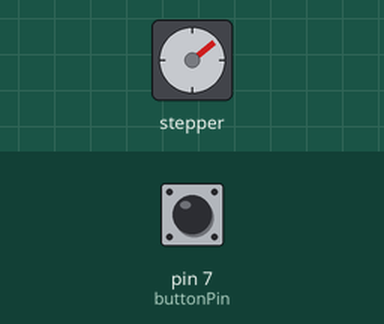
This program was run on a simulated Arduino Uno, built with avr-gcc and run on an emulated ATmega328P. Shown: stepper motor. The inputs (shaded band) are chosen by the test bench; at power-on: pin 7 (buttonPin) HIGH. Stepper angles assume 2048 steps per turn.

Above: at 1.2 s.
1.3 s: pin 7 (buttonPin) pulled LOW for 0.15 s
At 1.66 s:
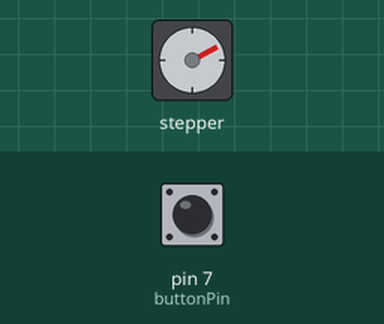
4.4 s: pin 7 (buttonPin) pulled LOW for 1 s
At 4.68 s:
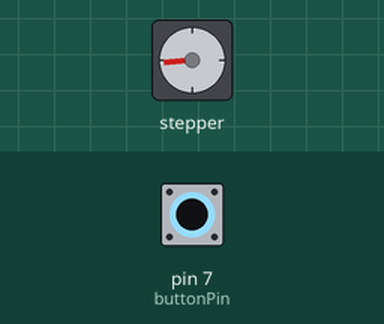
Timing chart, 0 to 17.4 s (numbered marks = the images above; inputs shaded):
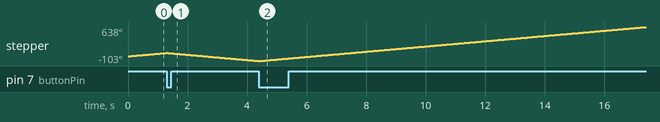

The program:

main.cpp
```cpp
#include <Arduino.h>
#include <Stepper.h>

static const int stepsPerRevolution = 2048;
static const int buttonPin = 7;

bool clockWise = true;
int lastButtonState = HIGH;

// Initialize the stepper library on pins 8 through 11
Stepper myStepper(stepsPerRevolution, 8, 10, 9, 11);

void setup() {
  pinMode(buttonPin, INPUT_PULLUP);
  myStepper.setSpeed(10); // 10 RPM, adjust as needed
}

void loop() {
  int buttonState = digitalRead(buttonPin);

  if (buttonState == LOW && lastButtonState == HIGH) {
    clockWise = !clockWise;
  }

  myStepper.step(clockWise ? 1 : -1);

  lastButtonState = buttonState;
}
```
